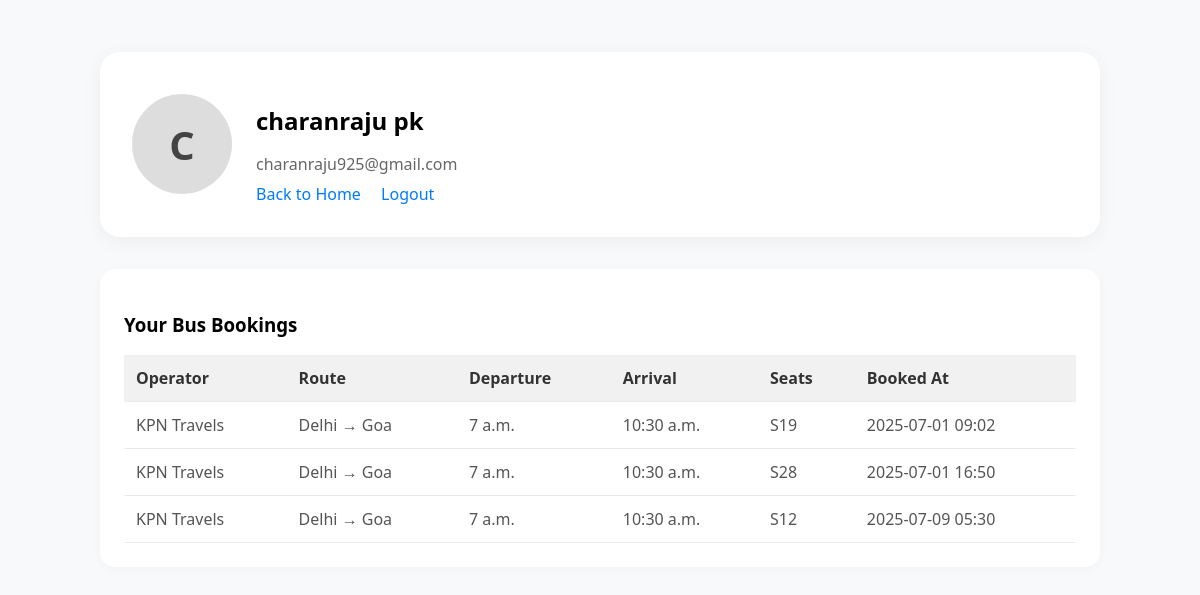
The page /profile/ (signed in) on the database its author committed.
### Travel/models.py (models this page shows, shortened)
class CustomUser(models.Model):
    username = models.CharField(max_length=150, unique=True)
    email = models.EmailField(unique=True)
    password = models.CharField(max_length=128)
    otp = models.IntegerField(null=True, blank=True)

class Booking(models.Model):
    bus = models.ForeignKey(Bus, on_delete=models.CASCADE)
    seats = models.ManyToManyField(Seat)
    user = models.ForeignKey(CustomUser, on_delete=models.SET_NULL, null=True, blank=True)
    booked_at = models.DateTimeField(auto_now_add=True)

class Bus(models.Model):
    operator = models.CharField(max_length=100)
    source = models.CharField(max_length=100)
    destination = models.CharField(max_length=100)
    departure_time = models.TimeField()
    arrival_time = models.TimeField()
    price = models.DecimalField(max_digits=6, decimal_places=2)

class Seat(models.Model):
    bus = models.ForeignKey(Bus, on_delete=models.CASCADE)
    seat_number = models.CharField(max_length=10)
    is_booked = models.BooleanField(default=False)

### Travel/views.py (the view)
# urls.py: path('profile/',views.profile_view,name='profile_view'),
def profile_view(request):
    user_id = request.session.get('user_id')
    if not user_id:
        return redirect('login_view')
    try:
        user = CustomUser.objects.get(id=user_id)
        bookings = Booking.objects.filter(user=user).select_related('bus')
    except CustomUser.DoesNotExist:
        return redirect('login_view')
    return render(request, 'profile.html', {'user': user, 'bookings': bookings})

### Travel/templates/profile.html (shortened to what this page needs)
{% load static %}
<!DOCTYPE html>
<html lang="en">
<head>
  <link rel="stylesheet" href="{% static 'css/styles.css' %}">
</head>
<body>
  <div class="container">
    <div class="profile-card">
      <div class="avatar">{{ user.username|first|upper }}</div>
      <div class="user-info">
        <h2>{{ user.username }}</h2>
        <p>{{ user.email }}</p>
        <div class="actions">
          <a href="{% url 'home' %}">Back to Home</a>
          <a href="{% url 'logout_view' %}">Logout</a>
        </div>
      </div>
    </div>
    <div class="table-wrapper">
      <h3>Your Bus Bookings</h3>
      {% if bookings %}
        <table class="table">
          <thead>
            <tr>
              <th>Operator</th>
              <th>Route</th>
              <th>Departure</th>
              <th>Arrival</th>
              <th>Seats</th>
              <th>Booked At</th>
            </tr>
          </thead>
          <tbody>
            {% for booking in bookings %}
              <tr>
                <td>{{ booking.bus.operator }}</td>
                <td>{{ booking.bus.source }} → {{ booking.bus.destination }}</td>
                <td>{{ booking.bus.departure_time }}</td>
                <td>{{ booking.bus.arrival_time }}</td>
                <td>
                  {% for seat in booking.seats.all %}
                    {{ seat.seat_number }}{% if not forloop.last %}, {% endif %}
                  {% endfor %}
                </td>
                <td>{{ booking.booked_at|date:"Y-m-d H:i" }}</td>
              </tr>
            {% endfor %}
          </tbody>
        </table>
      {% else %}
        <p class="no-bookings">You have no bus bookings yet.</p>
      {% endif %}
    </div>
  </div>
</body>
</html>

### Travel/static/css/styles.css (style rules this page uses)
body { font-family: Arial, sans-serif; margin: 20px; background-color: #f4f4f4; }

### Travel/templates/profile.html (style rules this page uses)
body { background-color: #f8f9fa; font-family: 'Segoe UI', Tahoma, Geneva, Verdana, sans-serif; }
.container { max-width: 1000px; margin: auto; padding: 2rem; }
.profile-card { background: #fff; padding: 2rem; border-radius: 20px; box-shadow: 0 4px 20px rgba(0, 0, 0, 0.05); display: flex; align-items: center; gap: 1.5rem; margin-bottom: 2rem; }
.avatar { width: 100px; height: 100px; border-radius: 50%; background: #ddd; display: flex; justify-content: center; align-items: center; font-size: 2.5rem; font-weight: bold; color: #444; }
.user-info h2 { margin-bottom: 0.25rem; font-weight: 600; }
.user-info p { color: #666; margin-bottom: 0.5rem; }
.actions a { color: #007bff; text-decoration: none; margin-right: 1rem; }
.table-wrapper { background: #fff; padding: 1.5rem; border-radius: 15px; box-shadow: 0 2px 12px rgba(0, 0, 0, 0.03); }
.table { width: 100%; border-collapse: collapse; margin-top: 1rem; }
.table th, .table td { padding: 0.75rem; text-align: left; border-bottom: 1px solid #eaeaea; }
.table th { background-color: #f1f1f1; color: #333; }
.table td { color: #555; }

### rows shown on the page
CustomUser: username|first "C", username "charanraju pk", email "charanraju925@gmail.com"
Booking: bus.operator "KPN Travels", bus.source "Delhi", bus.destination "Goa", bus.departure_time "7 a.m.", bus.arrival_time "10:30 a.m.", booked_at "2025-07-01 09:02"
Seat: seat_number "S19"
Booking: bus.operator "KPN Travels", bus.source "Delhi", bus.destination "Goa", bus.departure_time "7 a.m.", bus.arrival_time "10:30 a.m.", booked_at "2025-07-01 16:50"
Seat: seat_number "S28"
Booking: bus.operator "KPN Travels", bus.source "Delhi", bus.destination "Goa", bus.departure_time "7 a.m.", bus.arrival_time "10:30 a.m.", booked_at "2025-07-09 05:30"
Seat: seat_number "S12"
